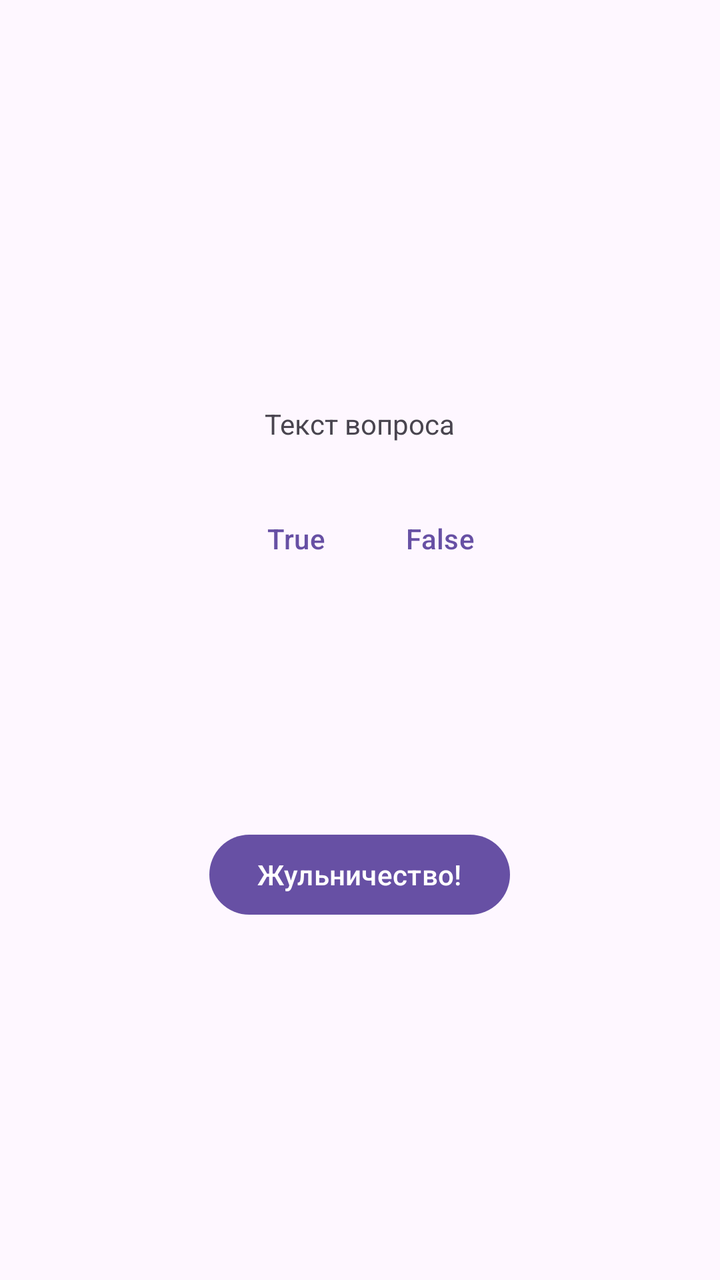
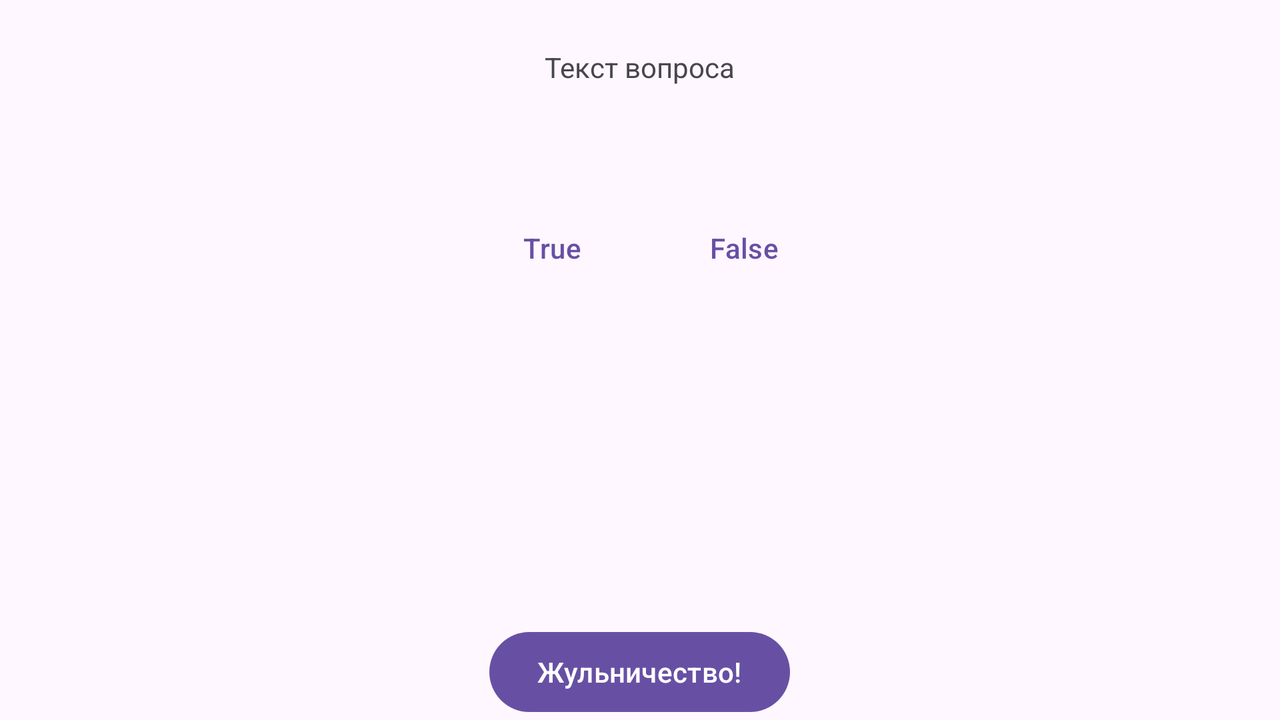

First picture: res/layout/ on a phone held upright. Second picture: the repository's own variant of that layout, on a device whose configuration matches the variant's folder. Source for both follows.
<!-- AndroidManifest.xml: activity theme Theme.GeoQuizS -->
<!-- res/layout/activity_main.xml -->
<?xml version="1.0" encoding="utf-8"?>
<LinearLayout xmlns:android="http://schemas.android.com/apk/res/android"
    xmlns:tools="http://schemas.android.com/tools"
    android:layout_width="match_parent"
    android:layout_height="match_parent"
    android:gravity="center"
    android:orientation="vertical">

    <TextView
        android:id="@+id/question_text_view"
        android:layout_width="wrap_content"
        android:layout_height="wrap_content"
        android:gravity="center"
        android:padding="24dp"
        tools:text="Текст вопроса" />

    <LinearLayout
        style="?android:attr/buttonBarStyle"
        android:layout_width="wrap_content"
        android:layout_height="wrap_content"
        android:orientation="horizontal">

        <Button
            android:id="@+id/true_button"
            style="?android:attr/buttonBarButtonStyle"
            android:layout_width="wrap_content"
            android:layout_height="wrap_content"
            android:text="True" />

        <Button
            android:id="@+id/false_button"
            style="?android:attr/buttonBarButtonStyle"
            android:layout_width="wrap_content"
            android:layout_height="wrap_content"
            android:text="False" />
    </LinearLayout>

    <LinearLayout
        android:layout_width="wrap_content"
        android:layout_height="wrap_content"
        android:orientation="horizontal"
        android:layout_marginTop="48dp">

        <ImageButton
        android:id="@+id/backButton"
        android:layout_width="48dp"
        android:layout_height="48dp"
        android:src="@drawable/arrow_left"
        android:contentDescription="back"
        android:background="?android:attr/selectableItemBackground" />


        <ImageButton
            android:id="@+id/next_button"
            android:layout_width="48dp"
            android:layout_height="48dp"
            android:src="@drawable/arrow_right"
            android:contentDescription="next"
            android:background="?android:attr/selectableItemBackground" />
    </LinearLayout>

    <Button
        android:id="@+id/cheat_button"
        android:layout_width="wrap_content"
        android:layout_height="wrap_content"
        android:layout_marginTop="24dp"
        android:text="@string/cheat_button" />

</LinearLayout>
<!-- resources referenced by this layout -->
<resources>
  <string name="cheat_button">Жульничество!</string>
  <style name="Theme.GeoQuizS" parent="Base.Theme.GeoQuizS" />
  <style name="Base.Theme.GeoQuizS" parent="Theme.Material3.DayNight.NoActionBar">
          
          
      </style>
</resources>
<!-- res/layout-land/activity_main.xml (the repository's variant of the layout above) -->
<!-- drawn on the phone turned sideways -->
<?xml version="1.0" encoding="utf-8"?>
<FrameLayout xmlns:android="http://schemas.android.com/apk/res/android"
    xmlns:tools="http://schemas.android.com/tools"
    android:layout_width="match_parent"
    android:layout_height="match_parent"
    android:gravity="center"
    tools:context=".MainActivity">

    <TextView
        android:id="@+id/question_text_view"
        android:layout_width="wrap_content"
        android:layout_height="wrap_content"
        android:layout_gravity="center_horizontal|top"
        android:padding="24dp"
        tools:text="Текст вопроса" />

    <LinearLayout
        style="?android:attr/buttonBarStyle"
        android:layout_width="wrap_content"
        android:layout_height="wrap_content"
        android:orientation="horizontal"
        android:layout_gravity="center_horizontal"
        android:layout_marginTop="100dp"
        android:paddingHorizontal="24dp">

        <Button
            android:id="@+id/true_button"
            style="?android:attr/buttonBarButtonStyle"
            android:layout_width="wrap_content"
            android:layout_height="wrap_content"
            android:layout_marginEnd="24dp"
            android:text="True" />

        <Button
            android:id="@+id/false_button"
            style="?android:attr/buttonBarButtonStyle"
            android:layout_width="wrap_content"
            android:layout_gravity="bottom|right"
            android:layout_height="wrap_content"
            android:text="False" />
    </LinearLayout>

    <LinearLayout
        android:layout_width="wrap_content"
        android:layout_height="wrap_content"
        android:layout_gravity="center_horizontal|bottom"
        android:layout_marginBottom="48dp"
        android:orientation="horizontal">

        <ImageButton
            android:id="@+id/backButton"
            android:layout_width="48dp"
            android:layout_height="48dp"
            android:src="@drawable/arrow_left"
            android:contentDescription="back"
            android:background="?android:attr/selectableItemBackground"
            android:layout_marginEnd="24dp" />

        <ImageButton
            android:id="@+id/next_button"
            android:layout_width="48dp"
            android:layout_height="48dp"
            android:src="@drawable/arrow_right"
            android:contentDescription="next"
            android:background="?android:attr/selectableItemBackground" />

    </LinearLayout>

    <Button
        android:id="@+id/cheat_button"
        android:layout_width="wrap_content"
        android:layout_height="wrap_content"
        android:layout_gravity="bottom|center_horizontal"
        android:text="@string/cheat_button" />
</FrameLayout>
